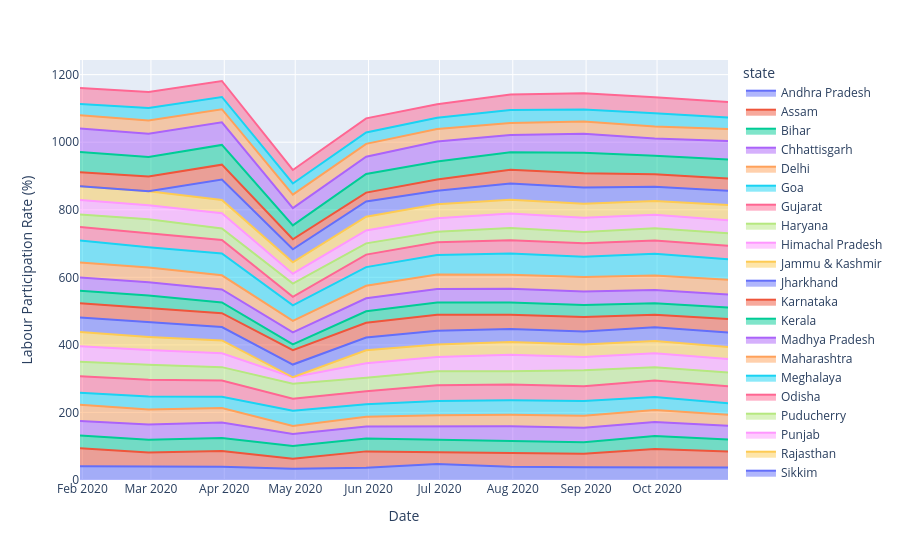

Notebook source saved alongside this figure:
### Markdown cell above
## Labour Participation Rates by state Over Time

### Code cell
# labour_rate = df.groupby(['Date', 'state'])['Estimated Labour Participation Rate (%)'].mean().reset_index()
# labour_rate
fig = px.area(df,x='Date',y='Estimated Labour Participation Rate (%)',color='state')
fig.update_layout(xaxis_title='Date',yaxis_title='Labour Participation Rate (%)',
    legend_title='state')
fig.show()

### Figure 1 — Plotly figure (JSON) as saved in the notebook; plotly's stock layout.template omitted (floating-point values rounded to 4 significant figures)
{"data": [{"fillpattern": {"shape": ""}, "hovertemplate": "state=Andhra Pradesh<br>Date=%{x}<br>Estimated Labour Participation Rate (%)=%{y}<extra></extra>", "legendgroup": "Andhra Pradesh", "line": {"color": "#636efa"}, "marker": {"symbol": "circle"}, "mode": "lines", "name": "Andhra Pradesh", "orientation": "v", "showlegend": true, "stackgroup": "1", "type": "scatter", "x": ["2020-01-31T00:00:00.000000000", "2020-02-29T00:00:00.000000000", "2020-03-31T00:00:00.000000000", "2020-04-30T00:00:00.000000000", "2020-05-31T00:00:00.000000000", "2020-06-30T00:00:00.000000000", "2020-07-31T00:00:00.000000000", "2020-08-31T00:00:00.000000000", "2020-09-30T00:00:00.000000000", "2020-10-31T00:00:00.000000000"], "xaxis": "x", "y": [41.02, 40.9, 39.18, 33.1, 36.46, 47.41, 38.91, 37.83, 37.47, 37.34], "yaxis": "y"}, {"fillpattern": {"shape": ""}, "hovertemplate": "state=Assam<br>Date=%{x}<br>Estimated Labour Participation Rate (%)=%{y}<extra></extra>", "legendgroup": "Assam", "line": {"color": "#EF553B"}, "marker": {"symbol": "circle"}, "mode": "lines", "name": "Assam", "orientation": "v", "showlegend": true, "stackgroup": "1", "type": "scatter", "x": ["2020-01-31T00:00:00.000000000", "2020-02-29T00:00:00.000000000", "2020-03-31T00:00:00.000000000", "2020-04-30T00:00:00.000000000", "2020-05-31T00:00:00.000000000", "2020-06-30T00:00:00.000000000", "2020-07-31T00:00:00.000000000", "2020-08-31T00:00:00.000000000", "2020-09-30T00:00:00.000000000", "2020-10-31T00:00:00.000000000"], "xaxis": "x", "y": [52.98, 40.77, 46.73, 29.55, 48.26, 35.07, 40.88, 39.52, 54.38, 46.84], "yaxis": "y"}, {"fillpattern": {"shape": ""}, "hovertemplate": "state=Bihar<br>Date=%{x}<br>Estimated Labour Participation Rate (%)=%{y}<extra></extra>", "legendgroup": "Bihar", "line": {"color": "#00cc96"}, "marker": {"symbol": "circle"}, "mode": "lines", "name": "Bihar", "orientation": "v", "showlegend": true, "stackgroup": "1", "type": "scatter", "x": ["2020-01-31T00:00:00.000000000", "2020-02-29T00:00:00.000000000", "2020-03-31T00:00:00.000000000", "2020-04-30T00:00:00.000000000", "2020-05-31T00:00:00.000000000", "2020-06-30T00:00:00.000000000", "2020-07-31T00:00:00.000000000", "2020-08-31T00:00:00.000000000", "2020-09-30T00:00:00.000000000", "2020-10-31T00:00:00.000000000"], "xaxis": "x", "y": [37.72, 37.35, 38.69, 38.17, 38.16, 36.86, 36.14, 34.59, 38.35, 35.7], "yaxis": "y"}, {"fillpattern": {"shape": ""}, "hovertemplate": "state=Chhattisgarh<br>Date=%{x}<br>Estimated Labour Participation Rate (%)=%{y}<extra></extra>", "legendgroup": "Chhattisgarh", "line": {"color": "#ab63fa"}, "marker": {"symbol": "circle"}, "mode": "lines", "name": "Chhattisgarh", "orientation": "v", "showlegend": true, "stackgroup": "1", "type": "scatter", "x": ["2020-01-31T00:00:00.000000000", "2020-02-29T00:00:00.000000000", "2020-03-31T00:00:00.000000000", "2020-04-30T00:00:00.000000000", "2020-05-31T00:00:00.000000000", "2020-06-30T00:00:00.000000000", "2020-07-31T00:00:00.000000000", "2020-08-31T00:00:00.000000000", "2020-09-30T00:00:00.000000000", "2020-10-31T00:00:00.000000000"], "xaxis": "x", "y": [43.08, 45.58, 45.59, 35.58, 35.23, 38.48, 43.14, 42.97, 41.14, 40.82], "yaxis": "y"}, {"fillpattern": {"shape": ""}, "hovertemplate": "state=Delhi<br>Date=%{x}<br>Estimated Labour Participation Rate (%)=%{y}<extra></extra>", "legendgroup": "Delhi", "line": {"color": "#FFA15A"}, "marker": {"symbol": "circle"}, "mode": "lines", "name": "Delhi", "orientation": "v", "showlegend": true, "stackgroup": "1", "type": "scatter", "x": ["2020-01-31T00:00:00.000000000", "2020-02-29T00:00:00.000000000", "2020-03-31T00:00:00.000000000", "2020-04-30T00:00:00.000000000", "2020-05-31T00:00:00.000000000", "2020-06-30T00:00:00.000000000", "2020-07-31T00:00:00.000000000", "2020-08-31T00:00:00.000000000", "2020-09-30T00:00:00.000000000", "2020-10-31T00:00:00.000000000"], "xaxis": "x", "y": [47.79, 43.92, 42.65, 23.8, 28.91, 34.17, 33.97, 35.41, 35.59, 32.36], "yaxis": "y"}, {"fillpattern": {"shape": ""}, "hovertemplate": "state=Goa<br>Date=%{x}<br>Estimated Labour Participation Rate (%)=%{y}<extra></extra>", "legendgroup": "Goa", "line": {"color": "#19d3f3"}, "marker": {"symbol": "circle"}, "mode": "lines", "name": "Goa", "orientation": "v", "showlegend": true, "stackgroup": "1", "type": "scatter", "x": ["2020-01-31T00:00:00.000000000", "2020-02-29T00:00:00.000000000", "2020-03-31T00:00:00.000000000", "2020-04-30T00:00:00.000000000", "2020-05-31T00:00:00.000000000", "2020-06-30T00:00:00.000000000", "2020-07-31T00:00:00.000000000", "2020-08-31T00:00:00.000000000", "2020-09-30T00:00:00.000000000", "2020-10-31T00:00:00.000000000"], "xaxis": "x", "y": [35.73, 38.38, 33.88, 44.97, 37.36, 42.21, 42.94, 43.76, 38.89, 34.3], "yaxis": "y"}, {"fillpattern": {"shape": ""}, "hovertemplate": "state=Gujarat<br>Date=%{x}<br>Estimated Labour Participation Rate (%)=%{y}<extra></extra>", "legendgroup": "Gujarat", "line": {"color": "#FF6692"}, "marker": {"symbol": "circle"}, "mode": "lines", "name": "Gujarat", "orientation": "v", "showlegend": true, "stackgroup": "1", "type": "scatter", "x": ["2020-01-31T00:00:00.000000000", "2020-02-29T00:00:00.000000000", "2020-03-31T00:00:00.000000000", "2020-04-30T00:00:00.000000000", "2020-05-31T00:00:00.000000000", "2020-06-30T00:00:00.000000000", "2020-07-31T00:00:00.000000000", "2020-08-31T00:00:00.000000000", "2020-09-30T00:00:00.000000000", "2020-10-31T00:00:00.000000000"], "xaxis": "x", "y": [48.49, 50.11, 47.75, 35.5, 38.23, 45.96, 46.41, 43.55, 48.41, 50.49], "yaxis": "y"}, {"fillpattern": {"shape": ""}, "hovertemplate": "state=Haryana<br>Date=%{x}<br>Estimated Labour Participation Rate (%)=%{y}<extra></extra>", "legendgroup": "Haryana", "line": {"color": "#B6E880"}, "marker": {"symbol": "circle"}, "mode": "lines", "name": "Haryana", "orientation": "v", "showlegend": true, "stackgroup": "1", "type": "scatter", "x": ["2020-01-31T00:00:00.000000000", "2020-02-29T00:00:00.000000000", "2020-03-31T00:00:00.000000000", "2020-04-30T00:00:00.000000000", "2020-05-31T00:00:00.000000000", "2020-06-30T00:00:00.000000000", "2020-07-31T00:00:00.000000000", "2020-08-31T00:00:00.000000000", "2020-09-30T00:00:00.000000000", "2020-10-31T00:00:00.000000000"], "xaxis": "x", "y": [43.36, 44.21, 39.63, 44.38, 40.39, 42.14, 39.77, 47.32, 39.2, 40.6], "yaxis": "y"}, {"fillpattern": {"shape": ""}, "hovertemplate": "state=Himachal Pradesh<br>Date=%{x}<br>Estimated Labour Participation Rate (%)=%{y}<extra></extra>", "legendgroup": "Himachal Pradesh", "line": {"color": "#FF97FF"}, "marker": {"symbol": "circle"}, "mode": "lines", "name": "Himachal Pradesh", "orientation": "v", "showlegend": true, "stackgroup": "1", "type": "scatter", "x": ["2020-01-31T00:00:00.000000000", "2020-02-29T00:00:00.000000000", "2020-03-31T00:00:00.000000000", "2020-04-30T00:00:00.000000000", "2020-05-31T00:00:00.000000000", "2020-06-30T00:00:00.000000000", "2020-07-31T00:00:00.000000000", "2020-08-31T00:00:00.000000000", "2020-09-30T00:00:00.000000000", "2020-10-31T00:00:00.000000000"], "xaxis": "x", "y": [45.5, 43.3, 41.04, 19.04, 42.7, 41.72, 48.25, 39.42, 41.54, 40.01], "yaxis": "y"}, {"fillpattern": {"shape": ""}, "hovertemplate": "state=Jammu & Kashmir<br>Date=%{x}<br>Estimated Labour Participation Rate (%)=%{y}<extra></extra>", "legendgroup": "Jammu & Kashmir", "line": {"color": "#FECB52"}, "marker": {"symbol": "circle"}, "mode": "lines", "name": "Jammu & Kashmir", "orientation": "v", "showlegend": true, "stackgroup": "1", "type": "scatter", "x": ["2020-01-31T00:00:00.000000000", "2020-02-29T00:00:00.000000000", "2020-03-31T00:00:00.000000000", "2020-05-31T00:00:00.000000000", "2020-06-30T00:00:00.000000000", "2020-07-31T00:00:00.000000000", "2020-08-31T00:00:00.000000000", "2020-09-30T00:00:00.000000000", "2020-10-31T00:00:00.000000000"], "xaxis": "x", "y": [42.2, 39.17, 38.18, 38.21, 37.24, 38.03, 36.66, 36.31, 35.05], "yaxis": "y"}, {"fillpattern": {"shape": ""}, "hovertemplate": "state=Jharkhand<br>Date=%{x}<br>Estimated Labour Participation Rate (%)=%{y}<extra></extra>", "legendgroup": "Jharkhand", "line": {"color": "#636efa"}, "marker": {"symbol": "circle"}, "mode": "lines", "name": "Jharkhand", "orientation": "v", "showlegend": true, "stackgroup": "1", "type": "scatter", "x": ["2020-01-31T00:00:00.000000000", "2020-02-29T00:00:00.000000000", "2020-03-31T00:00:00.000000000", "2020-04-30T00:00:00.000000000", "2020-05-31T00:00:00.000000000", "2020-06-30T00:00:00.000000000", "2020-07-31T00:00:00.000000000", "2020-08-31T00:00:00.000000000", "2020-09-30T00:00:00.000000000", "2020-10-31T00:00:00.000000000"], "xaxis": "x", "y": [42.92, 44.4, 39.34, 37.69, 37.92, 40.59, 38.27, 38.31, 41.04, 43.08], "yaxis": "y"}, {"fillpattern": {"shape": ""}, "hovertemplate": "state=Karnataka<br>Date=%{x}<br>Estimated Labour Participation Rate (%)=%{y}<extra></extra>", "legendgroup": "Karnataka", "line": {"color": "#EF553B"}, "marker": {"symbol": "circle"}, "mode": "lines", "name": "Karnataka", "orientation": "v", "showlegend": true, "stackgroup": "1", "type": "scatter", "x": ["2020-01-31T00:00:00.000000000", "2020-02-29T00:00:00.000000000", "2020-03-31T00:00:00.000000000", "2020-04-30T00:00:00.000000000", "2020-05-31T00:00:00.000000000", "2020-06-30T00:00:00.000000000", "2020-07-31T00:00:00.000000000", "2020-08-31T00:00:00.000000000", "2020-09-30T00:00:00.000000000", "2020-10-31T00:00:00.000000000"], "xaxis": "x", "y": [42.18, 40.54, 41.14, 42.78, 43.43, 47.29, 42.55, 43.13, 36.66, 40.3], "yaxis": "y"}, {"fillpattern": {"shape": ""}, "hovertemplate": "state=Kerala<br>Date=%{x}<br>Estimated Labour Participation Rate (%)=%{y}<extra></extra>", "legendgroup": "Kerala", "line": {"color": "#00cc96"}, "marker": {"symbol": "circle"}, "mode": "lines", "name": "Kerala", "orientation": "v", "showlegend": true, "stackgroup": "1", "type": "scatter", "x": ["2020-01-31T00:00:00.000000000", "2020-02-29T00:00:00.000000000", "2020-03-31T00:00:00.000000000", "2020-04-30T00:00:00.000000000", "2020-05-31T00:00:00.000000000", "2020-06-30T00:00:00.000000000", "2020-07-31T00:00:00.000000000", "2020-08-31T00:00:00.000000000", "2020-09-30T00:00:00.000000000", "2020-10-31T00:00:00.000000000"], "xaxis": "x", "y": [37.12, 37.71, 32.0, 16.77, 34.11, 36.11, 36.1, 35.78, 34.6, 33.52], "yaxis": "y"}, {"fillpattern": {"shape": ""}, "hovertemplate": "state=Madhya Pradesh<br>Date=%{x}<br>Estimated Labour Participation Rate (%)=%{y}<extra></extra>", "legendgroup": "Madhya Pradesh", "line": {"color": "#ab63fa"}, "marker": {"symbol": "circle"}, "mode": "lines", "name": "Madhya Pradesh", "orientation": "v", "showlegend": true, "stackgroup": "1", "type": "scatter", "x": ["2020-01-31T00:00:00.000000000", "2020-02-29T00:00:00.000000000", "2020-03-31T00:00:00.000000000", "2020-04-30T00:00:00.000000000", "2020-05-31T00:00:00.000000000", "2020-06-30T00:00:00.000000000", "2020-07-31T00:00:00.000000000", "2020-08-31T00:00:00.000000000", "2020-09-30T00:00:00.000000000", "2020-10-31T00:00:00.000000000"], "xaxis": "x", "y": [39.42, 39.0, 38.24, 35.45, 38.48, 40.04, 40.88, 40.08, 39.2, 38.47], "yaxis": "y"}, {"fillpattern": {"shape": ""}, "hovertemplate": "state=Maharashtra<br>Date=%{x}<br>Estimated Labour Participation Rate (%)=%{y}<extra></extra>", "legendgroup": "Maharashtra", "line": {"color": "#FFA15A"}, "marker": {"symbol": "circle"}, "mode": "lines", "name": "Maharashtra", "orientation": "v", "showlegend": true, "stackgroup": "1", "type": "scatter", "x": ["2020-01-31T00:00:00.000000000", "2020-02-29T00:00:00.000000000", "2020-03-31T00:00:00.000000000", "2020-04-30T00:00:00.000000000", "2020-05-31T00:00:00.000000000", "2020-06-30T00:00:00.000000000", "2020-07-31T00:00:00.000000000", "2020-08-31T00:00:00.000000000", "2020-09-30T00:00:00.000000000", "2020-10-31T00:00:00.000000000"], "xaxis": "x", "y": [44.19, 43.8, 41.91, 34.32, 37.17, 42.71, 41.57, 42.49, 42.75, 43.75], "yaxis": "y"}, {"fillpattern": {"shape": ""}, "hovertemplate": "state=Meghalaya<br>Date=%{x}<br>Estimated Labour Participation Rate (%)=%{y}<extra></extra>", "legendgroup": "Meghalaya", "line": {"color": "#19d3f3"}, "marker": {"symbol": "circle"}, "mode": "lines", "name": "Meghalaya", "orientation": "v", "showlegend": true, "stackgroup": "1", "type": "scatter", "x": ["2020-01-31T00:00:00.000000000", "2020-02-29T00:00:00.000000000", "2020-03-31T00:00:00.000000000", "2020-04-30T00:00:00.000000000", "2020-05-31T00:00:00.000000000", "2020-06-30T00:00:00.000000000", "2020-07-31T00:00:00.000000000", "2020-08-31T00:00:00.000000000", "2020-09-30T00:00:00.000000000", "2020-10-31T00:00:00.000000000"], "xaxis": "x", "y": [65.49, 60.2, 64.74, 45.99, 55.24, 58.31, 62.96, 59.88, 64.6, 61.18], "yaxis": "y"}, {"fillpattern": {"shape": ""}, "hovertemplate": "state=Odisha<br>Date=%{x}<br>Estimated Labour Participation Rate (%)=%{y}<extra></extra>", "legendgroup": "Odisha", "line": {"color": "#FF6692"}, "marker": {"symbol": "circle"}, "mode": "lines", "name": "Odisha", "orientation": "v", "showlegend": true, "stackgroup": "1", "type": "scatter", "x": ["2020-01-31T00:00:00.000000000", "2020-02-29T00:00:00.000000000", "2020-03-31T00:00:00.000000000", "2020-04-30T00:00:00.000000000", "2020-05-31T00:00:00.000000000", "2020-06-30T00:00:00.000000000", "2020-07-31T00:00:00.000000000", "2020-08-31T00:00:00.000000000", "2020-09-30T00:00:00.000000000", "2020-10-31T00:00:00.000000000"], "xaxis": "x", "y": [39.44, 41.44, 39.62, 25.23, 37.04, 37.45, 38.69, 39.96, 38.63, 39.98], "yaxis": "y"}, {"fillpattern": {"shape": ""}, "hovertemplate": "state=Puducherry<br>Date=%{x}<br>Estimated Labour Participation Rate (%)=%{y}<extra></extra>", "legendgroup": "Puducherry", "line": {"color": "#B6E880"}, "marker": {"symbol": "circle"}, "mode": "lines", "name": "Puducherry", "orientation": "v", "showlegend": true, "stackgroup": "1", "type": "scatter", "x": ["2020-01-31T00:00:00.000000000", "2020-02-29T00:00:00.000000000", "2020-03-31T00:00:00.000000000", "2020-04-30T00:00:00.000000000", "2020-05-31T00:00:00.000000000", "2020-06-30T00:00:00.000000000", "2020-07-31T00:00:00.000000000", "2020-08-31T00:00:00.000000000", "2020-09-30T00:00:00.000000000", "2020-10-31T00:00:00.000000000"], "xaxis": "x", "y": [37.46, 40.8, 34.49, 39.3, 33.19, 30.8, 36.64, 33.34, 36.84, 36.32], "yaxis": "y"}, {"fillpattern": {"shape": ""}, "hovertemplate": "state=Punjab<br>Date=%{x}<br>Estimated Labour Participation Rate (%)=%{y}<extra></extra>", "legendgroup": "Punjab", "line": {"color": "#FF97FF"}, "marker": {"symbol": "circle"}, "mode": "lines", "name": "Punjab", "orientation": "v", "showlegend": true, "stackgroup": "1", "type": "scatter", "x": ["2020-01-31T00:00:00.000000000", "2020-02-29T00:00:00.000000000", "2020-03-31T00:00:00.000000000", "2020-04-30T00:00:00.000000000", "2020-05-31T00:00:00.000000000", "2020-06-30T00:00:00.000000000", "2020-07-31T00:00:00.000000000", "2020-08-31T00:00:00.000000000", "2020-09-30T00:00:00.000000000", "2020-10-31T00:00:00.000000000"], "xaxis": "x", "y": [42.82, 41.72, 44.69, 28.99, 38.39, 40.18, 42.76, 41.99, 39.5, 38.75], "yaxis": "y"}, {"fillpattern": {"shape": ""}, "hovertemplate": "state=Rajasthan<br>Date=%{x}<br>Estimated Labour Participation Rate (%)=%{y}<extra></extra>", "legendgroup": "Rajasthan", "line": {"color": "#FECB52"}, "marker": {"symbol": "circle"}, "mode": "lines", "name": "Rajasthan", "orientation": "v", "showlegend": true, "stackgroup": "1", "type": "scatter", "x": ["2020-01-31T00:00:00.000000000", "2020-02-29T00:00:00.000000000", "2020-03-31T00:00:00.000000000", "2020-04-30T00:00:00.000000000", "2020-05-31T00:00:00.000000000", "2020-06-30T00:00:00.000000000", "2020-07-31T00:00:00.000000000", "2020-08-31T00:00:00.000000000", "2020-09-30T00:00:00.000000000", "2020-10-31T00:00:00.000000000"], "xaxis": "x", "y": [40.51, 41.77, 39.54, 33.71, 40.74, 41.38, 40.8, 41.71, 40.83, 44.92], "yaxis": "y"}, {"fillpattern": {"shape": ""}, "hovertemplate": "state=Sikkim<br>Date=%{x}<br>Estimated Labour Participation Rate (%)=%{y}<extra></extra>", "legendgroup": "Sikkim", "line": {"color": "#636efa"}, "marker": {"symbol": "circle"}, "mode": "lines", "name": "Sikkim", "orientation": "v", "showlegend": true, "stackgroup": "1", "type": "scatter", "x": ["2020-03-31T00:00:00.000000000", "2020-04-30T00:00:00.000000000", "2020-05-31T00:00:00.000000000", "2020-06-30T00:00:00.000000000", "2020-07-31T00:00:00.000000000", "2020-08-31T00:00:00.000000000", "2020-09-30T00:00:00.000000000", "2020-10-31T00:00:00.000000000"], "xaxis": "x", "y": [60.59, 38.7, 44.88, 40.4, 48.32, 48.49, 42.54, 42.13], "yaxis": "y"}, {"fillpattern": {"shape": ""}, "hovertemplate": "state=Tamil Nadu<br>Date=%{x}<br>Estimated Labour Participation Rate (%)=%{y}<extra></extra>", "legendgroup": "Tamil Nadu", "line": {"color": "#EF553B"}, "marker": {"symbol": "circle"}, "mode": "lines", "name": "Tamil Nadu", "orientation": "v", "showlegend": true, "stackgroup": "1", "type": "scatter", "x": ["2020-01-31T00:00:00.000000000", "2020-02-29T00:00:00.000000000", "2020-03-31T00:00:00.000000000", "2020-04-30T00:00:00.000000000", "2020-05-31T00:00:00.000000000", "2020-06-30T00:00:00.000000000", "2020-07-31T00:00:00.000000000", "2020-08-31T00:00:00.000000000", "2020-09-30T00:00:00.000000000", "2020-10-31T00:00:00.000000000"], "xaxis": "x", "y": [41.96, 43.2, 43.91, 29.63, 26.23, 33.16, 40.13, 42.22, 36.77, 36.62], "yaxis": "y"}, {"fillpattern": {"shape": ""}, "hovertemplate": "state=Telangana<br>Date=%{x}<br>Estimated Labour Participation Rate (%)=%{y}<extra></extra>", "legendgroup": "Telangana", "line": {"color": "#00cc96"}, "marker": {"symbol": "circle"}, "mode": "lines", "name": "Telangana", "orientation": "v", "showlegend": true, "stackgroup": "1", "type": "scatter", "x": ["2020-01-31T00:00:00.000000000", "2020-02-29T00:00:00.000000000", "2020-03-31T00:00:00.000000000", "2020-04-30T00:00:00.000000000", "2020-05-31T00:00:00.000000000", "2020-06-30T00:00:00.000000000", "2020-07-31T00:00:00.000000000", "2020-08-31T00:00:00.000000000", "2020-09-30T00:00:00.000000000", "2020-10-31T00:00:00.000000000"], "xaxis": "x", "y": [59.25, 58.24, 58.31, 41.06, 55.43, 53.22, 52.1, 60.59, 54.94, 56.58], "yaxis": "y"}, {"fillpattern": {"shape": ""}, "hovertemplate": "state=Tripura<br>Date=%{x}<br>Estimated Labour Participation Rate (%)=%{y}<extra></extra>", "legendgroup": "Tripura", "line": {"color": "#ab63fa"}, "marker": {"symbol": "circle"}, "mode": "lines", "name": "Tripura", "orientation": "v", "showlegend": true, "stackgroup": "1", "type": "scatter", "x": ["2020-01-31T00:00:00.000000000", "2020-02-29T00:00:00.000000000", "2020-03-31T00:00:00.000000000", "2020-04-30T00:00:00.000000000", "2020-05-31T00:00:00.000000000", "2020-06-30T00:00:00.000000000", "2020-07-31T00:00:00.000000000", "2020-08-31T00:00:00.000000000", "2020-09-30T00:00:00.000000000", "2020-10-31T00:00:00.000000000"], "xaxis": "x", "y": [69.69, 68.74, 66.89, 51.16, 50.81, 58.85, 50.78, 56.21, 50.77, 54.58], "yaxis": "y"}, {"fillpattern": {"shape": ""}, "hovertemplate": "state=Uttar Pradesh<br>Date=%{x}<br>Estimated Labour Participation Rate (%)=%{y}<extra></extra>", "legendgroup": "Uttar Pradesh", "line": {"color": "#FFA15A"}, "marker": {"symbol": "circle"}, "mode": "lines", "name": "Uttar Pradesh", "orientation": "v", "showlegend": true, "stackgroup": "1", "type": "scatter", "x": ["2020-01-31T00:00:00.000000000", "2020-02-29T00:00:00.000000000", "2020-03-31T00:00:00.000000000", "2020-04-30T00:00:00.000000000", "2020-05-31T00:00:00.000000000", "2020-06-30T00:00:00.000000000", "2020-07-31T00:00:00.000000000", "2020-08-31T00:00:00.000000000", "2020-09-30T00:00:00.000000000", "2020-10-31T00:00:00.000000000"], "xaxis": "x", "y": [39.63, 39.23, 38.89, 39.73, 38.22, 37.29, 36.19, 35.96, 35.45, 35.49], "yaxis": "y"}, {"fillpattern": {"shape": ""}, "hovertemplate": "state=Uttarakhand<br>Date=%{x}<br>Estimated Labour Participation Rate (%)=%{y}<extra></extra>", "legendgroup": "Uttarakhand", "line": {"color": "#19d3f3"}, "marker": {"symbol": "circle"}, "mode": "lines", "name": "Uttarakhand", "orientation": "v", "showlegend": true, "stackgroup": "1", "type": "scatter", "x": ["2020-01-31T00:00:00.000000000", "2020-02-29T00:00:00.000000000", "2020-03-31T00:00:00.000000000", "2020-04-30T00:00:00.000000000", "2020-05-31T00:00:00.000000000", "2020-06-30T00:00:00.000000000", "2020-07-31T00:00:00.000000000", "2020-08-31T00:00:00.000000000", "2020-09-30T00:00:00.000000000", "2020-10-31T00:00:00.000000000"], "xaxis": "x", "y": [32.99, 36.48, 36.27, 33.23, 33.38, 33.06, 38.07, 35.9, 39.18, 34.03], "yaxis": "y"}, {"fillpattern": {"shape": ""}, "hovertemplate": "state=West Bengal<br>Date=%{x}<br>Estimated Labour Participation Rate (%)=%{y}<extra></extra>", "legendgroup": "West Bengal", "line": {"color": "#FF6692"}, "marker": {"symbol": "circle"}, "mode": "lines", "name": "West Bengal", "orientation": "v", "showlegend": true, "stackgroup": "1", "type": "scatter", "x": ["2020-01-31T00:00:00.000000000", "2020-02-29T00:00:00.000000000", "2020-03-31T00:00:00.000000000", "2020-04-30T00:00:00.000000000", "2020-05-31T00:00:00.000000000", "2020-06-30T00:00:00.000000000", "2020-07-31T00:00:00.000000000", "2020-08-31T00:00:00.000000000", "2020-09-30T00:00:00.000000000", "2020-10-31T00:00:00.000000000"], "xaxis": "x", "y": [47.35, 47.74, 47.27, 39.9, 41.92, 40.39, 46.17, 47.48, 47.73, 45.63], "yaxis": "y"}], "layout": {"legend": {"title": {"text": "state"}, "tracegroupgap": 0}, "margin": {"t": 60}, "xaxis": {"anchor": "y", "domain": [0, 1], "title": {"text": "Date"}}, "yaxis": {"anchor": "x", "domain": [0, 1], "title": {"text": "Labour Participation Rate (%)"}}}}
